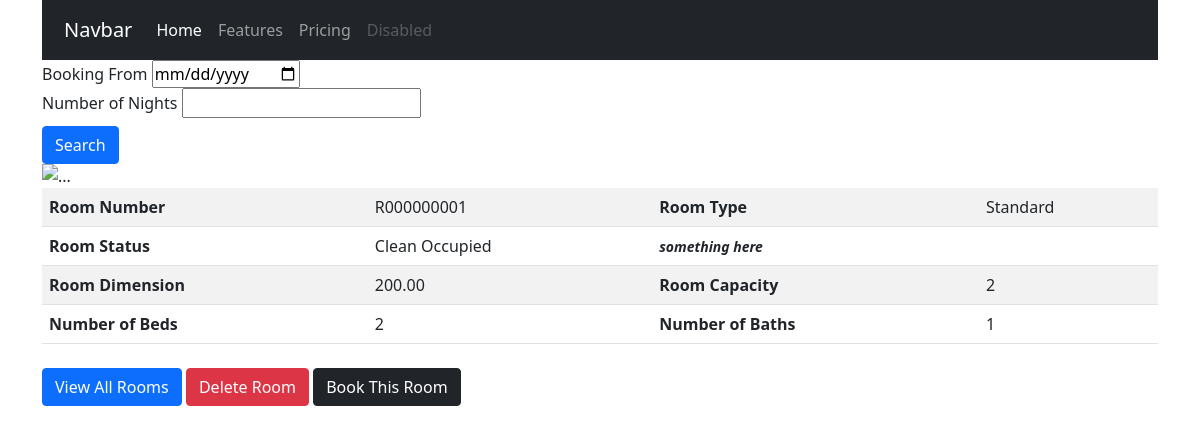
/rooms/r000000001/, run on the app's committed database.
### hotel/models.py (models this page shows, shortened)
class Room(models.Model):
    id = models.UUIDField(primary_key=True, default=uuid.uuid4, editable=False)
    roomstatus = models.CharField(_("Room Status"), max_length=2, choices=ROOMSTATUS, default='dv')
    roomnumber = models.CharField(_("Room Number"), max_length=50, default=generateRoomNumber, db_index=True, unique=True)
    roomnumber_url = models.SlugField(_("Room Number URL"), null=True)
    roomtype = models.ForeignKey(RoomType, on_delete=models.CASCADE, limit_choices_to={'roomtype_active': True}, related_name='rooms')
    roomcapacity = models.PositiveIntegerField(_("Room Capacity")) #todo: set max value for room capacity
    roombed = models.PositiveIntegerField(_("Number of Beds"))
    roombath = models.PositiveIntegerField(_("Number of Bath"))
    roomdimension = models.DecimalField(_("Dimension (in Square Feet)"), max_digits=5, decimal_places=2)
    roomextras = models.ManyToManyField(RoomExtra, verbose_name=_("List of Extra Items"))
    created_at = models.DateTimeField(_("Created At"), auto_now_add=True)
    last_updated = models.DateTimeField(_("Updated At"), auto_now=False)
    is_available = models.BooleanField(_("Room Available"), default=True)
    roomdate = models.DateTimeField(_("Empty Date Field"), blank=True, null=True)
    class Meta:
        verbose_name = _("Room")
        verbose_name_plural = _("Rooms")

class RoomType(models.Model):
    id = models.UUIDField(primary_key=True, default=uuid.uuid4, editable=False)
    roomtype_name = models.CharField(_("Name"), max_length=50)
    roomtype_cost = models.DecimalField(_("Cost of Room/Night"), max_digits=5, decimal_places=2)
    roomtype_cost1 = models.DecimalField(_("Cost of Room/Night 1"), max_digits=5, decimal_places=2, blank=True, null=True)
    roomtype_info = models.CharField(_("RoomType Info 1"), max_length=50, blank=True, null=True)
    roomtype_active = models.BooleanField(_("Is Active?"), default=True)
    class Meta:
        verbose_name = _("RoomType")
        verbose_name_plural = _("RoomTypes")
    def __str__(self):
        return self.roomtype_name

### hotel/views.py (the view)
# urls.py: path('<slug>/', RoomDetailView.as_view(), name='room_detail'),
class RoomDetailView(generic.DetailView):
    model = Room
    slug_field = 'roomnumber_url'
    context_object_name = 'room'
    template_name = 'rooms/roomdetail.html'

### templates/rooms/roomdetail.html (shortened to what this page needs)
{% extends 'base.html' %}
{% block content %}
    <div id="carouselExampleControls" class="carousel slide" data-bs-ride="carousel">
        <div class="carousel-inner">
        <div class="carousel-item active">
            <img src="..." class="d-block w-100" alt="...">
        </div>
        </div>
        <button class="carousel-control-prev" type="button" data-bs-target="#carouselExampleControls" data-bs-slide="prev">
        <span class="carousel-control-prev-icon" aria-hidden="true"></span>
        </button>
        <button class="carousel-control-next" type="button" data-bs-target="#carouselExampleControls" data-bs-slide="next">
        <span class="carousel-control-next-icon" aria-hidden="true"></span>
        </button>
    </div>
    <div class="room-items">
        <table class="table table-striped">
            <tbody>
              <tr>
                <th scope="row">Room Number</th>
                <td>{{ room.roomnumber }}</td>
                <th scope="row">Room Type</th>
                <td>{{ room.roomtype }}</td>
              </tr>
              <tr>
                <th scope="row">Room Status</th>
                <td>{{ room.get_roomstatus_display }}</td>
                <th scope="row"><i><small>something here</small></i></th>
                <td>
                </td>
              </tr>
              <tr>
                <th scope="row">Room Dimension</th>
                <td>{{ room.roomdimension }}</td>
                <th scope="row">Room Capacity</th>
                <td>{{ room.roomcapacity }}</td>
              </tr>
              <tr>
                <th scope="row">Number of Beds</th>
                <td>{{ room.roombed }}</td>
                <th scope="row">Number of Baths</th>
                <td>{{ room.roombath }}</td>
              </tr>
            </tbody>
        </table>
    </div>
    <div class="room-list">
        <a href="{% url 'room_list' %}"><button class="btn btn-primary">View All Rooms</button></a>
        <a href="{% url 'room_delete' room.roomnumber_url %}"><button class="btn btn-danger">Delete Room</button></a>
        <a href="{% url 'booking_create' room.roomnumber_url %}"><button class="btn btn-dark">Book This Room</button></a>
    </div>
{% endblock content %}

### static/styles/main.css (style rules this page uses)
.btn { margin-top: 8px; }
.table>:not(caption)>*>* { padding: 7px 7px; }
table { width: 70px; }

### data on the page
Room: roomnumber "R000000001", roomtype "Standard", roomstatus "Clean Occupied", roomdimension "200.00", roomcapacity "2", roombed "2", roombath "1"
